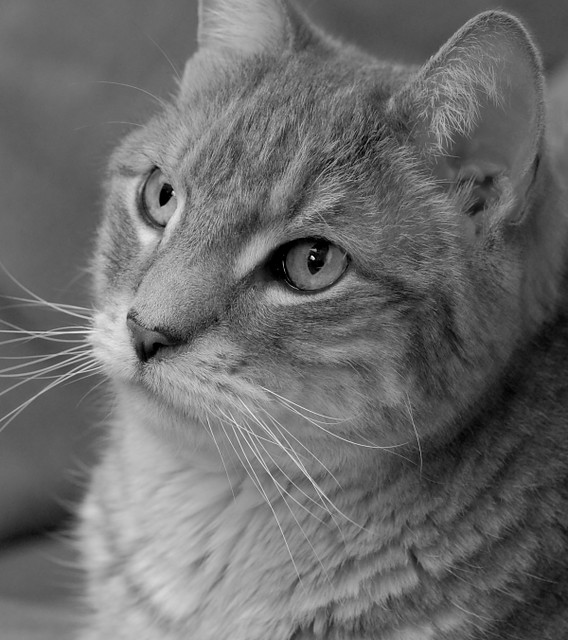
#> input picture Images/image-1.jpg, 568 x 640 px
$ python app.py
#> lines starting #> are read from the running program, lines starting #| are printed output that depends on the picture
import cv2
import numpy as np
import matplotlib.pyplot as plt

def contrast_stretching(image):
    # Compute min and max intensity values
    min_intensity = np.min(image)
    max_intensity = np.max(image)

    # Apply contrast stretching
    stretched_image = ((image - min_intensity) / (max_intensity - min_intensity)) * 255
    stretched_image = np.clip(stretched_image, 0, 255).astype(np.uint8)

    return stretched_image

# Read the satellite or aerial image
input_image = cv2.imread('../Images/image-1.jpg')
#> input_image is the input picture: shape (640, 568, 3); min 0, max 255, mean 107.3

# Convert the image to grayscale (if needed)
gray_image = cv2.cvtColor(input_image, cv2.COLOR_BGR2GRAY)

print(type (gray_image), gray_image.shape)
#| <class 'numpy.ndarray'> (640, 568)

# Apply contrast stretching
result_image = contrast_stretching(gray_image)
#> in contrast_stretching, `min_intensity = np.min(image)`: min_intensity = 0
#> in contrast_stretching, `max_intensity = np.max(image)`: max_intensity = 255

# Plot histograms
plt.figure(figsize=(10, 5))

plt.subplot(2, 2, 1)
plt.title('Original Image Histogram')
plt.hist(gray_image.flatten(), bins=256, range=(0, 256), color='gray', alpha=1)

plt.subplot(2, 2, 2)
plt.title('Contrast Stretched Image Histogram')
plt.hist(result_image.flatten(), bins=256, range=(0, 256), color='gray', alpha=1)

plt.subplot(2, 2, 3)
plt.title('Original Image')
plt.imshow(input_image, cmap='gray')

plt.subplot(2, 2, 4)
plt.title('Contrast Stretched Image')
plt.imshow(result_image, cmap='gray')

plt.tight_layout()
plt.show()
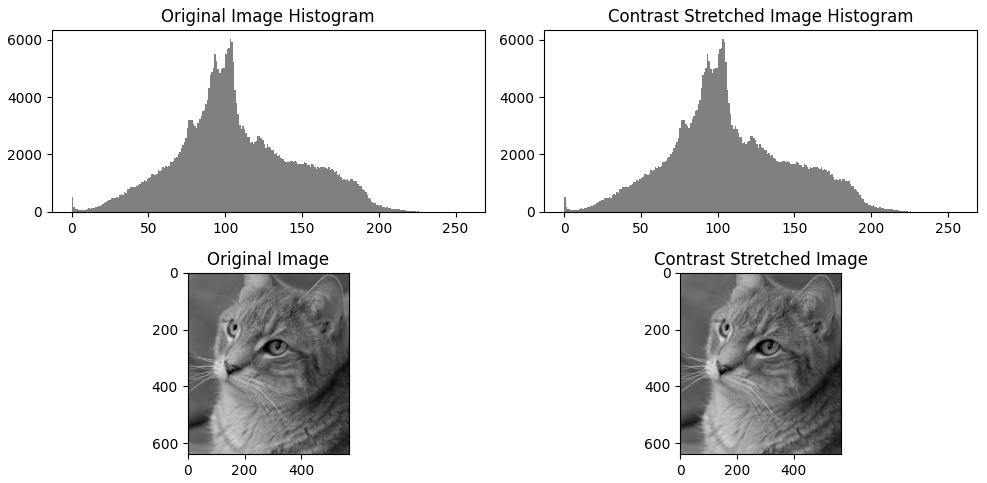
#> figure drawn by matplotlib, 4 panels; panel 1: tallest bar 6023 high, from x = 103 to 104; panel 2: tallest bar 6023 high, from x = 103 to 104

cv2.waitKey(0)
cv2.destroyAllWindows()

$ run again, with Images/455464146_10.webp saved as Images/image-1.jpg
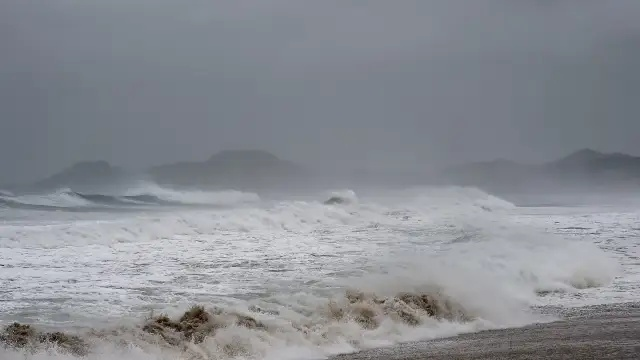
#> input picture Images/455464146_10.webp, 640 x 360 px
#> input_image is the input picture: shape (360, 640, 3); mean B, G, R 146.8, 140.4, 137
#| <class 'numpy.ndarray'> (360, 640)
#> min_intensity = 1
#> max_intensity = 226
#> in contrast_stretching, `stretched_image = ((image - min_intensity) / (max_intensity - min_inte..`:
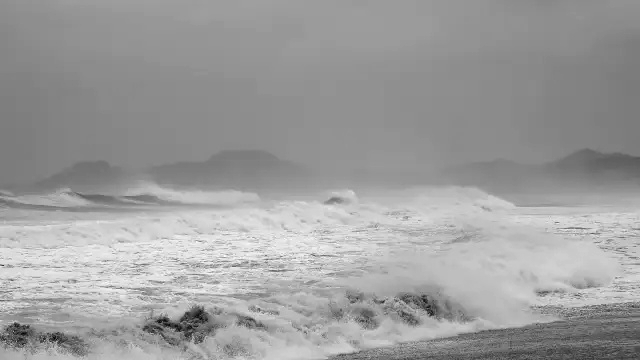
#> stretched_image: shape (360, 640) float64; min 0, max 255, mean 157.7
#> `plt.show()`:
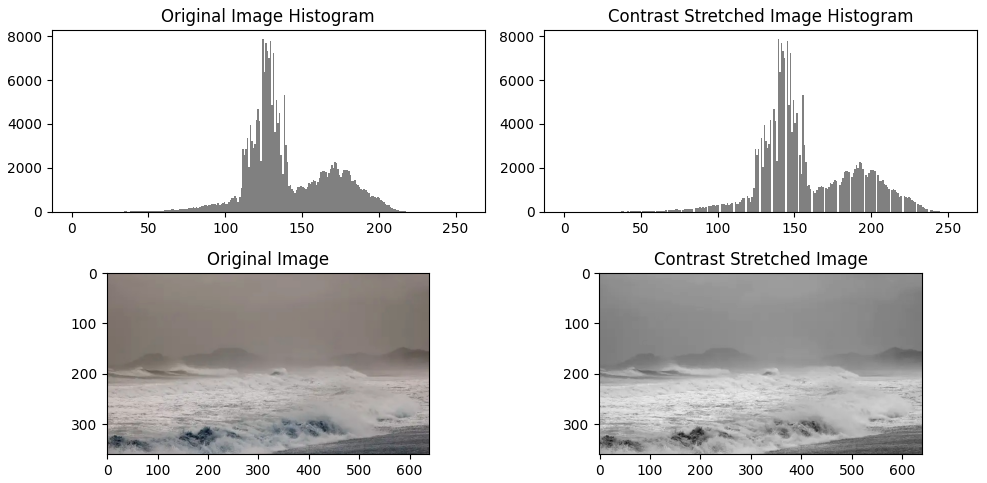
#> figure drawn by matplotlib, 4 panels; B, G, R data is drawn as R, G, B; panel 1: tallest bar 7870 high, from x = 124 to 125; panel 2: tallest bar 7870 high, from x = 139 to 140

$ run again, with Images/cameraman.png saved as Images/image-1.jpg
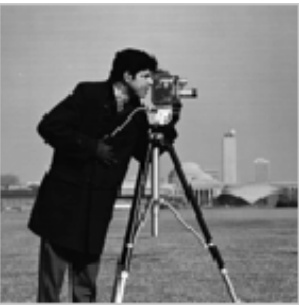
#> input picture Images/cameraman.png, 299 x 305 px
#> input_image is the input picture: shape (305, 299, 3); min 0, max 255, mean 120.9
#| <class 'numpy.ndarray'> (305, 299)
#> min_intensity = 0
#> max_intensity = 255
#> `plt.show()`:
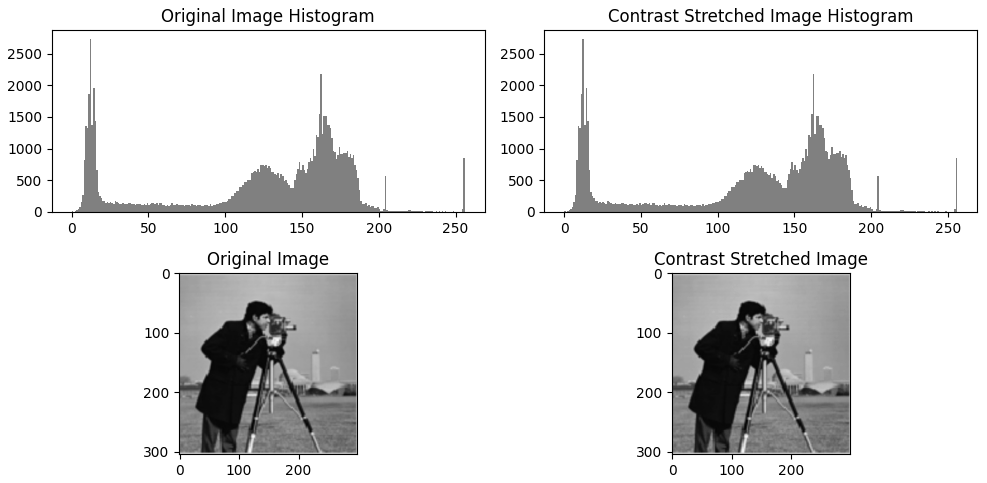
#> figure drawn by matplotlib, 4 panels; panel 1: tallest bar 2731 high, from x = 12 to 13; panel 2: tallest bar 2731 high, from x = 12 to 13
